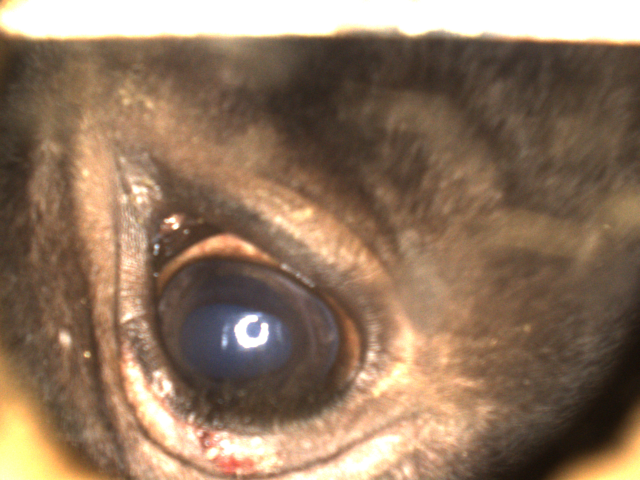
#> input picture Month2-ImageClassification/hog/1.bmp, 1280 x 960 px (shown at 1/2 size)
$ python try_hog.py
#> lines starting #> are read from the running program, lines starting #| are printed output that depends on the picture
from skimage import feature
from skimage import exposure
import cv2


img = cv2.imread("1.bmp")
#> img is the input picture: shape (960, 1280, 3); mean B, G, R 94.3, 116.8, 142.9
gray_img = cv2.cvtColor(img, cv2.COLOR_BGR2GRAY)
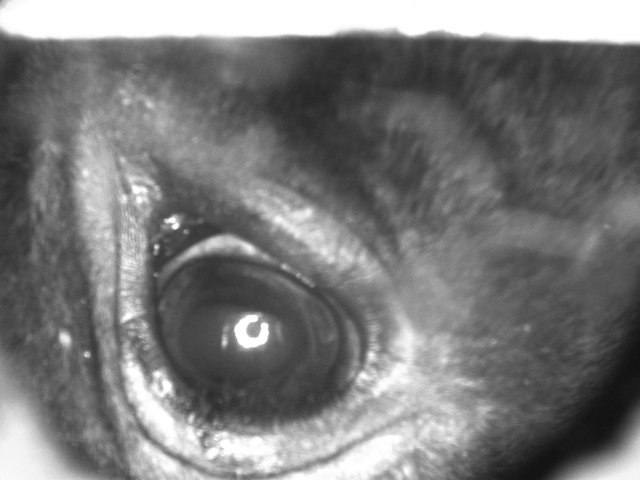
#> gray_img: shape (960, 1280) (shown at 1/2 size); min 14, max 255, mean 122
hsv_img = cv2.cvtColor(img, cv2.COLOR_BGR2HSV)
#> hsv_img: shape (960, 1280, 3); mean H, S, V 16.9, 93.3, 143.2
hue, sat, val = cv2.split(hsv_img)
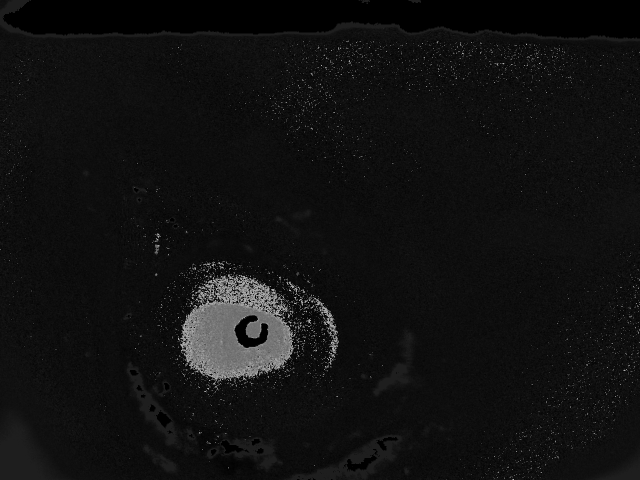
#> hue: shape (960, 1280) (shown at 1/2 size); min 0, max 179, mean 16.9
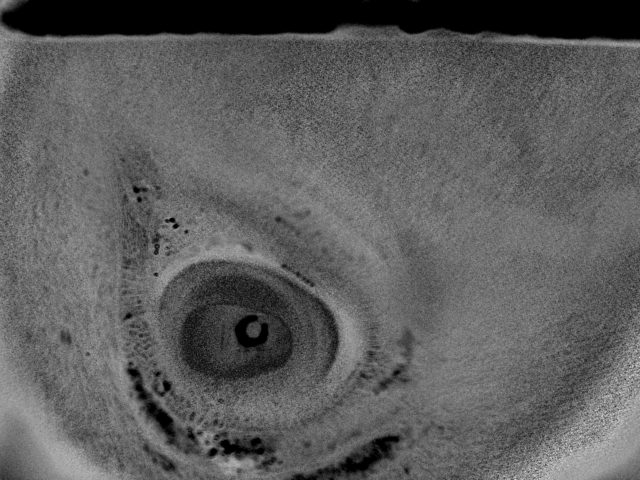
#> sat: shape (960, 1280) (shown at 1/2 size); min 0, max 248, mean 93.3
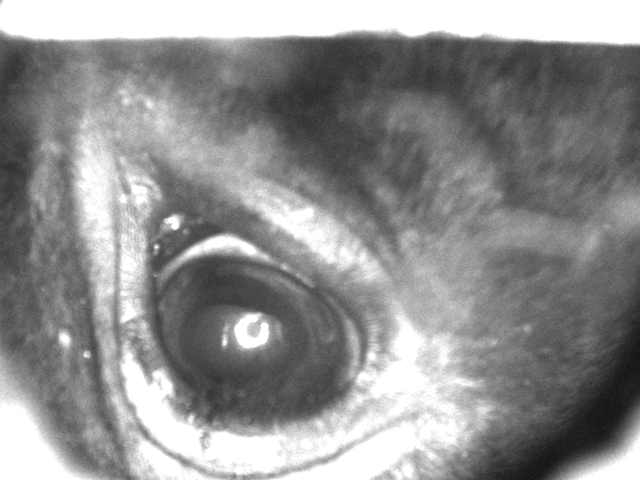
#> val: shape (960, 1280) (shown at 1/2 size); min 16, max 255, mean 143.2
b, g, r = cv2.split(img)
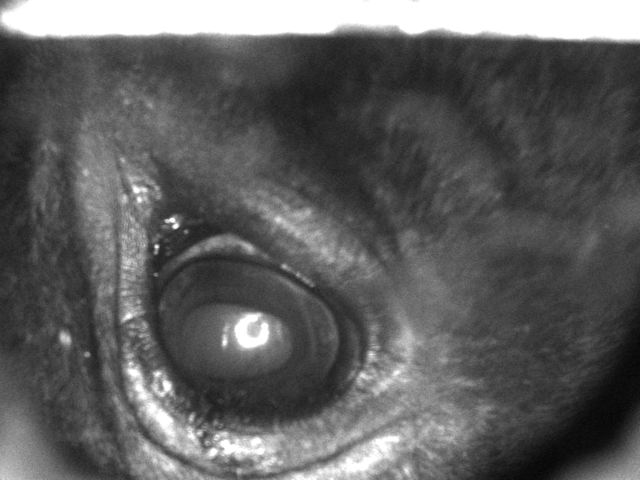
#> b: shape (960, 1280) (shown at 1/2 size); min 1, max 255, mean 94.3

# blurred = cv2.GaussianBlur(sat, (15, 15), 0)
blurred = cv2.bilateralFilter(sat, 9, 75, 75)
edge = cv2.Canny(blurred, 10, 100)
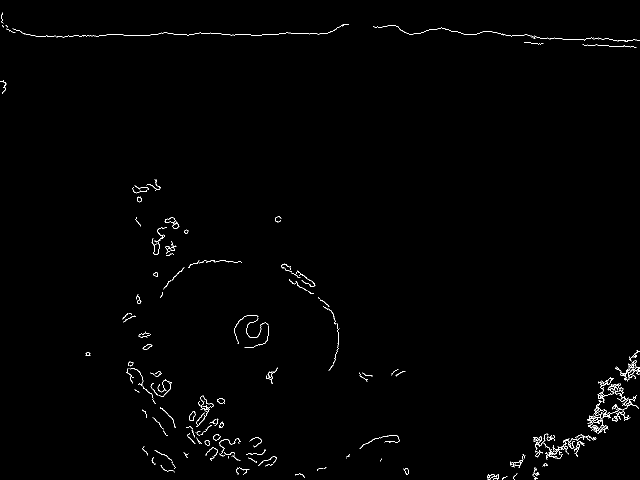
#> edge: shape (960, 1280) (shown at 1/2 size); 0.72% white in thin lines or dots
cv2.imshow("Blurred", blurred)
# cv2.imshow("Edge", edge)

(H, hog_image) = feature.hog(blurred, orientations=9, pixels_per_cell=(8, 8), cells_per_block=(3, 3),
                             normalise=True, visualise=True)
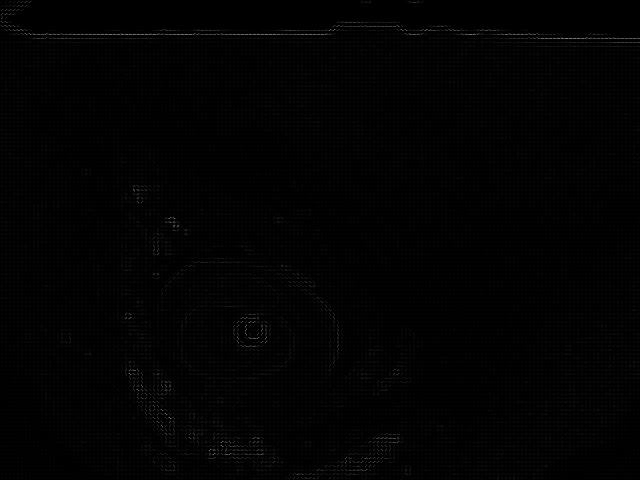
#> hog_image: shape (960, 1280) float64 (shown at 1/2 size); min 0, max 2.43, mean 0.0225; drawn with min black and max white
hog_image = exposure.rescale_intensity(hog_image, out_range=(0, 255))
hog_image = hog_image.astype("uint8")
cv2.imshow("HOG image", hog_image)
cv2.waitKey(0)
